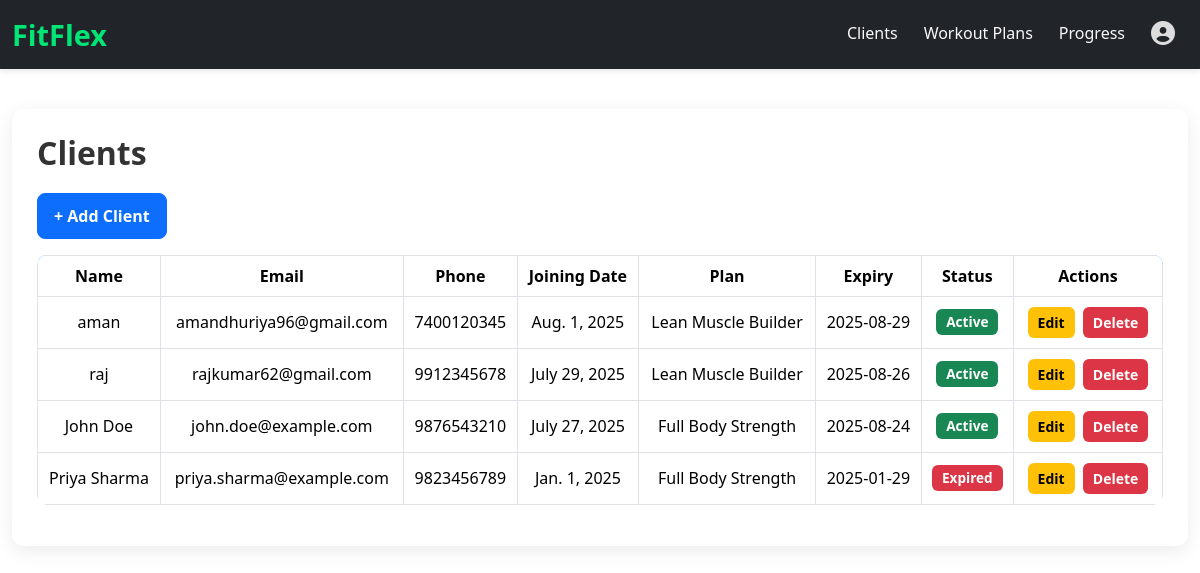
/clients/, run on the app's committed database.
### base/models.py (models this page shows, shortened)
class client(models.Model):
    name = models.CharField(max_length=100)
    email = models.EmailField(max_length=100)
    phone = models.CharField(max_length=20)
    address = models.CharField(max_length=200)
    GENDER_CHOICES = [
        ('M', 'Male'),
        ('F', 'Female'),
        ('Other', 'Other'),
    ]
    gender = models.CharField(max_length=10, choices=GENDER_CHOICES)
    age = models.IntegerField()
    joining_date = models.DateField()
    due_date = models.DateField(null=True, blank=True)  # NEW FIELD

class workoutplan(models.Model):
    client = models.ForeignKey(client, on_delete=models.CASCADE)
    plan_name = models.CharField(max_length=100)
    plan_description = models.CharField(max_length=200)
    duration_weeks = models.IntegerField()
    goals = models.TextField()

### base/views.py (the view)
# urls.py: path('clients/', views.client_list, name='client_list'),
def client_list(request):
    clients_data = []
    today = date.today()
    for c in client.objects.all():
        plan = workoutplan.objects.filter(client=c).order_by('-id').first()
        status, expiry_date, days_left = "No Plan", None, None
        if plan and c.joining_date:
            expiry_date = c.joining_date + timedelta(weeks=plan.duration_weeks)
            if expiry_date >= today:
                status = "Active"
                days_left = (expiry_date - today).days
            else:
                status = "Expired"
                days_left = 0
        clients_data.append({
            'client': c,
            'plan': plan,
            'status': status,
            'expiry_date': expiry_date,
            'days_left': days_left
        })
    return render(request, 'clients/list.html', {'clients_data': clients_data})

### templates/clients/list.html (shortened to what this page needs)
{% extends 'main.html' %}
{% block content %}
<div class="container clients-container">
    <h2>Clients</h2>
    <a href="{% url 'add_client' %}" class="btn btn-primary mb-3">+ Add Client</a>
    <table class="table table-bordered">
        <thead>
            <tr>
                <th>Name</th>
                <th>Email</th>
                <th>Phone</th>
                <th>Joining Date</th>
                <th>Plan</th>
                <th>Expiry</th>
                <th>Status</th>
                <th>Actions</th>
            </tr>
        </thead>
        <tbody>
            {% for data in clients_data %}
            <tr>
                <td>{{ data.client.name }}</td>
                <td>{{ data.client.email }}</td>
                <td>{{ data.client.phone }}</td>
                <td>{{ data.client.joining_date }}</td>
                <td>{{ data.plan.plan_name|default:"No Plan" }}</td>
                <td>{{ data.expiry_date|date:"Y-m-d"|default:"-" }}</td>
                <td>
                    {% if data.status == "Active" %}
                        <span class="badge bg-success">Active</span>
                    {% elif data.status == "Expired" %}
                        <span class="badge bg-danger">Expired</span>
                    {% else %}
                        <span class="badge bg-secondary">No Plan</span>
                    {% endif %}
                </td>
                <td>
                    <a href="{% url 'edit_client' data.client.id %}" class="btn btn-sm btn-warning">Edit</a>
                    <a href="{% url 'delete_client' data.client.id %}" class="btn btn-sm btn-danger" onclick="return confirm('Are you sure?')">Delete</a>
                </td>
            </tr>
            {% empty %}
            <tr><td colspan="8" class="text-center">No clients found.</td></tr>
            {% endfor %}
        </tbody>
    </table>
</div>
{% endblock %}

### templates/main.html (shortened to what this page needs)
{% load static %}
<!DOCTYPE html>
<html lang="en">
<head>
    <link rel="stylesheet" href="https://cdn.jsdelivr.net/npm/bootstrap@5.3.2/dist/css/bootstrap.min.css">
    <link rel="stylesheet" href="https://cdnjs.cloudflare.com/ajax/libs/font-awesome/6.5.1/css/all.min.css">
</head>
<body>
    <nav class="navbar navbar-expand-lg navbar-dark bg-dark">
        <div class="container">
            <a class="navbar-brand" href="{% url 'home' %}">FitFlex</a>
            <div class="collapse navbar-collapse" id="navbarNav">
                <ul class="navbar-nav ms-auto">
                    <li class="nav-item"><a class="nav-link" href="{% url 'client_list' %}">Clients</a></li>
                    <li class="nav-item"><a class="nav-link" href="{% url 'plan_list' %}">Workout Plans</a></li>
                    <li class="nav-item"><a class="nav-link" href="{% url 'progress_list' %}">Progress</a></li>
                    <li class="nav-item">
                        <a class="nav-link" href="#"><i class="fa-solid fa-circle-user"></i></a>
                    </li>
                </ul>
            </div>
        </div>
    </nav>
    <div class="container mt-4">
        {% block content %}{% endblock %}
    </div>
</body>
</html>

### templates/main.html (style rules this page uses)
.navbar { box-shadow: 0 2px 6px rgba(0,0,0,0.1); }
.navbar-brand { font-weight: bold; font-size: 1.8rem; color: #00e676 !important; }
.navbar-nav .nav-link { color: #f8f9fa !important; margin: 0 5px; transition: color 0.3s ease; }
.navbar-nav .nav-link i { font-size: 1.5rem; color: #ddd; transition: color 0.3s ease; }
.container { max-width: 1200px; }

### templates/clients/list.html (style rules this page uses)
.clients-container { margin-top: 40px; background: #fff; padding: 25px; border-radius: 12px; box-shadow: 0 5px 20px rgba(0,0,0,0.08); }
.clients-container h2 { font-weight: 700; color: #333; margin-bottom: 20px; }
.btn-primary { border-radius: 8px; font-weight: 600; padding: 10px 16px; }
.table { border-radius: 10px; overflow: hidden; }
.table thead { background: #007bff; color: #fff; }
.table th { text-align: center; font-weight: 600; }
.table td { text-align: center; vertical-align: middle; }
.badge { font-size: 0.85rem; padding: 6px 10px; border-radius: 6px; }
.btn-sm { border-radius: 6px; font-weight: 600; padding: 5px 10px; margin: 2px; }
.btn-warning { background-color: #ffc107; border: none; color: #000; }
.btn-danger { background-color: #dc3545; border: none; }

### data on the page
client: client.name "aman", client.email "amandhuriya96@gmail.com", client.phone "7400120345", client.joining_date "Aug. 1, 2025", plan.plan_name "Lean Muscle Builder", expiry_date "2025-08-29", shows "Active"
client: client.name "raj", client.email "rajkumar62@gmail.com", client.phone "9912345678", client.joining_date "July 29, 2025", plan.plan_name "Lean Muscle Builder", expiry_date "2025-08-26", shows "Active"
client: client.name "John Doe", client.email "john.doe@example.com", client.phone "9876543210", client.joining_date "July 27, 2025", plan.plan_name "Full Body Strength", expiry_date "2025-08-24", shows "Active"
client: client.name "Priya Sharma", client.email "priya.sharma@example.com", client.phone "9823456789", client.joining_date "Jan. 1, 2025", plan.plan_name "Full Body Strength", expiry_date "2025-01-29", shows "Expired"
